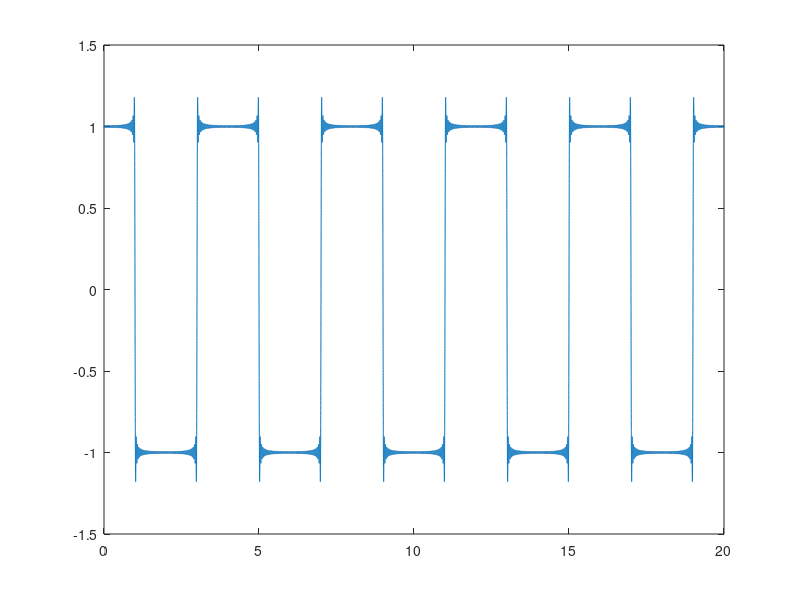

Here is the MATLAB script that generated this plot: (Note: this script raises an error after producing the figure.)

clear;
clc;
clf;
%(a)
t = linspace(0,20,1e5);
xsum = zeros(size(t));
w = (pi/2);
mag = zeros(1,100);
num = zeros(1,100);
phase = zeros(1,100);
for n = 1:100
   xsum = xsum + (1 / (n*pi)) * ( 3*sin((n*pi)/2) - sin((n*pi*3)/2) ) * cos((n*w*t));
   x = (1 ./ (n.*pi)) .* ( 3.*sin((n.*pi)./2) - sin((n.*pi.*3)/2) ) .* cos((n.*w.*t));
   mag(n) = max(x);
   num(n) = n;
   phase(n) = 0;
end

  plot(t,xsum);
  figure(1);
  
 stemplot(mag, num)
   figure (2);
 title('magnitude plot problem a');


 stemplot(phase, num)
   figure(3);
 title('phase plot problem a');


